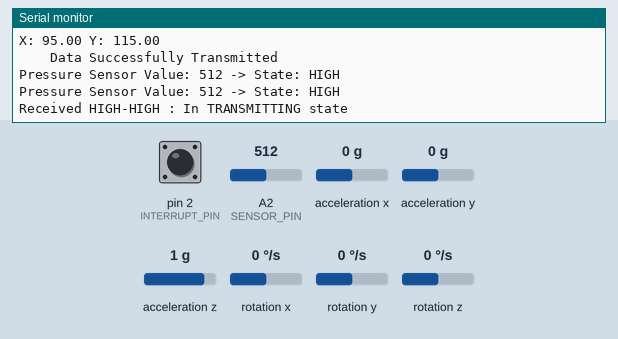
Simulated run of this sketch. Board: Arduino Uno, built with avr-gcc and run on an emulated ATmega328P. Shown: the last lines printed to the serial monitor. Inputs (shaded band) come from the test bench; at power-on: A2 (SENSOR_PIN) = 512, pin 2 (INTERRUPT_PIN) LOW, acceleration x 0 g, acceleration y 0 g, acceleration z 1 g, rotation x 0 °/s, rotation y 0 °/s, rotation z 0 °/s. The sensor or clock chip raises its interrupt line as the real part does; no radio packets arrive unless stated.

Above: at 1.7 s.
1.8 s: A2 (SENSOR_PIN) set to 307
At 2.5 s:
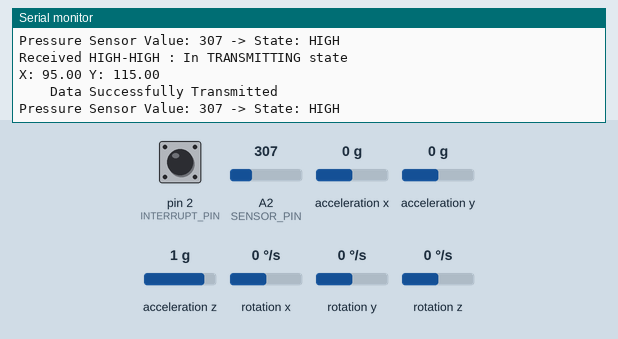
3.3 s: A2 (SENSOR_PIN) set to 286
At 4.4 s:
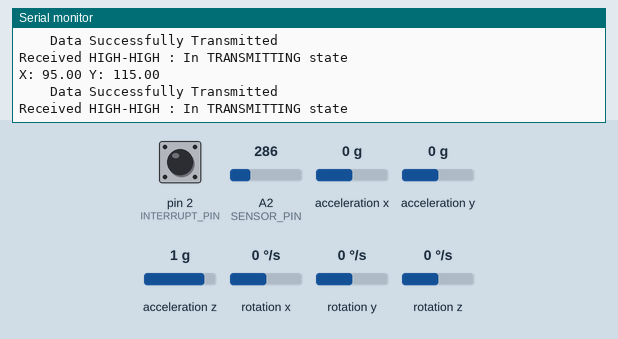
6.3 s: A2 (SENSOR_PIN) set to 56
9.3 s: A2 (SENSOR_PIN) set to 47
At 10.2 s:
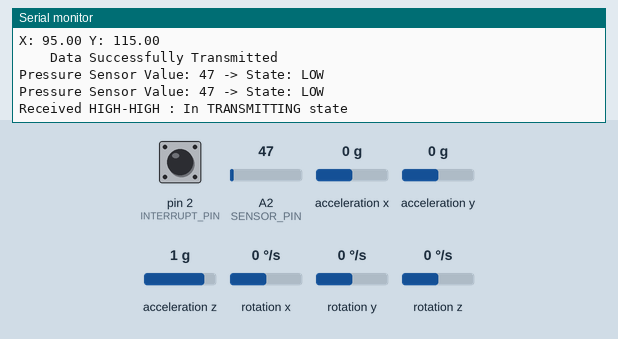

Measured:
- the behaviour switches between 301 and 300 on A2 (SENSOR_PIN) (found by bisection; images 1 and 2)
- after the input at 1.8 s, the serial monitor: prints a new line at once (image 1)
- after the input at 9.3 s, the serial monitor: prints a new line at once (image 3)

The sketch:

RTGC_2.ino
```cpp
#include "I2Cdev.h"
#include "MPU6050_6Axis_MotionApps20.h"
#include <Kalman.h> // Kalman Filter Library
#include <Wire.h>
#include <SPI.h>
#include <nRF24L01.h>
#include <RF24.h>

MPU6050 mpu;
Kalman kalmanX; // Kalman instances for angle estimation
Kalman kalmanY;

RF24 radio(9, 10); // CE, CSN
const byte address[6] = "00001";

#define INTERRUPT_PIN 2
#define SENSOR_PIN A2
#define THRESHOLD_HIGH 300 // Adjust based on testing
#define THRESHOLD_LOW 50   // Adjust based on testing

bool dmpReady = false;
uint8_t mpuIntStatus;
uint16_t packetSize;
uint8_t fifoBuffer[64];

Quaternion q;
VectorFloat gravity;
float ypr[3];

double accX, accY, accZ;
double gyroX, gyroY, gyroZ;
double kalAngleX, kalAngleY;
uint32_t timer;

volatile bool mpuInterrupt = false;
void dmpDataReady() {
  mpuInterrupt = true;
}

struct AnglePackage {
  float angleX;
  float angleY;
  uint32_t timestamp; // Timestamp in milliseconds
  bool isLocked;
};


// Pressure sensor variables
unsigned long debounceDelay = 200;
unsigned long timeWindow = 1000; // Adjustable based on user preference
unsigned long lastPressTime = 0;
unsigned long patternStartTime = 0;
unsigned long timeStamps[3] = {0, 0, 0};
int signalCount = 0;
bool waitingForPattern = false;

// State machine states
enum State { IDLE, TRANSMITTING, LOCKED };
State currentState = IDLE;

void setup() {
  Serial.begin(115200);
  Wire.begin();
  mpu.initialize();
  pinMode(INTERRUPT_PIN, INPUT);
  pinMode(SENSOR_PIN, INPUT);
  radio.begin();
  radio.openWritingPipe(address);
  radio.setPALevel(RF24_PA_MIN);
  radio.stopListening();

  if (!mpu.testConnection()) {
    Serial.println(F("MPU6050 connection failed"));
    while (1);
  }

  uint8_t devStatus = mpu.dmpInitialize(); // Declare devStatus as uint8_t
  if (devStatus == 0) {
    mpu.setXGyroOffset(0);
    mpu.setYGyroOffset(0);
    mpu.setZGyroOffset(0);
    mpu.setXAccelOffset(0);
    mpu.setYAccelOffset(0);
    mpu.setZAccelOffset(0);
    mpu.CalibrateAccel(6);
    mpu.CalibrateGyro(6);
    mpu.setDMPEnabled(true);
    attachInterrupt(digitalPinToInterrupt(INTERRUPT_PIN), dmpDataReady, RISING);
    mpuIntStatus = mpu.getIntStatus();
    dmpReady = true;
    packetSize = mpu.dmpGetFIFOPacketSize();
  } else {
    Serial.print(F("DMP Initialization failed (code "));
    Serial.print(devStatus);
    Serial.println(F(")"));
  }

  // Initialize Kalman filter angles
  while (!readRawData());
  timer = micros();
  kalmanX.setAngle(atan2(accY, accZ) * RAD_TO_DEG);
  kalmanY.setAngle(atan(-accX / sqrt(accY * accY + accZ * accZ)) * RAD_TO_DEG);
}

void loop() {
  // Always monitor the pressure sensor in all states
  monitorPressureSensor();

  // Handle current state
  switch (currentState) {
    case IDLE:
      // Remain idle, waiting for a valid pressure pattern
      Serial.println("In Idle State");
      break;
    case TRANSMITTING:
      // Continue transmitting IMU data and monitor pressure sensor
      transmitIMUData();
      monitorPressureSensor(); // Check for state transitions
      break;
    case LOCKED:
      // Send lock message and monitor pressure sensor
      sendOrientationLockMessage();
      monitorPressureSensor(); // Check for state transitions
      break;
  }
}


void monitorPressureSensor() {
  static bool lastState = LOW;
  int sensorValue = analogRead(SENSOR_PIN);
  bool currentStatePressure;

  // Determine HIGH/LOW based on thresholds
  if (sensorValue > THRESHOLD_HIGH) {
    currentStatePressure = HIGH;
  } else if (sensorValue < THRESHOLD_LOW) {
    currentStatePressure = LOW;
  } else {
    return; // Ignore values in the ambiguous range
  }

  // Debug: Print sensor state and value
  Serial.print("Pressure Sensor Value: ");
  Serial.print(sensorValue);
  Serial.print(" -> State: ");
  Serial.println(currentStatePressure ? "HIGH" : "LOW");

  if (currentStatePressure == HIGH && lastState == LOW && millis() - lastPressTime > debounceDelay) {
    // Detected a valid rising edge (HIGH signal)
    lastPressTime = millis();
    Serial.println("Valid HIGH detected");

    if (!waitingForPattern) {
      waitingForPattern = true;
      patternStartTime = millis();
      signalCount = 0; // Reset signal count for the new pattern
      Serial.println("Starting new pattern detection");
    }

    shiftAndStore(millis()); // Update timestamps
    signalCount++;
    Serial.print("Signal count: ");
    Serial.println(signalCount);
  }

  lastState = currentStatePressure;

  // Check if the timeWindow has elapsed and decide the pattern
  if (waitingForPattern && millis() - patternStartTime > timeWindow) {
    if (signalCount == 1) {
      Serial.println("Switching to TRANSMITTING state");
      currentState = TRANSMITTING;
    } else if (signalCount == 2) {
      Serial.println("Switching to IDLE state");
      currentState = IDLE; // Stop transmitting
    } else if (signalCount == 3) {
      Serial.println("Switching to LOCKED state");
      currentState = LOCKED; // Send Orientation Lock
    } else {
      Serial.println("No valid pattern detected, remaining in IDLE");
    }

    // Reset after decision
    resetPattern();
  }
}


void transmitIMUData() {
  Serial.println("Received HIGH-HIGH : In TRANSMITTING state");

  if (!dmpReady) return;

  if (mpu.dmpGetCurrentFIFOPacket(fifoBuffer)) {
    mpu.dmpGetQuaternion(&q, fifoBuffer);
    mpu.dmpGetGravity(&gravity, &q);
    mpu.dmpGetYawPitchRoll(ypr, &q, &gravity);

    double dt = (double)(micros() - timer) / 1000000;
    timer = micros();

    if (readRawData()) {
      float angleY = (115 - (ypr[2] * 180 / M_PI));
      float angleX = ((ypr[1] * 180 / M_PI)+95);

      AnglePackage angles;
      angles.angleX = angleX;
      angles.angleY = angleY;
      angles.timestamp = millis(); // Add timestamp
      angles.isLocked = false; // Mark as regular angle package

      radio.write(&angles, sizeof(angles));
      Serial.print("X: ");
      Serial.print(angles.angleX);
      Serial.print(" Y: ");
      Serial.println(angles.angleY);
      Serial.println("    Data Successfully Transmitted");
    }
  }

  // Allow monitorPressureSensor to detect transitions
  if (currentState != TRANSMITTING) {
    Serial.println("Exiting TRANSMITTING state");
  }
}

void sendOrientationLockMessage() {
  Serial.println("In LOCKED state");

  // Gather a single set of angles
  if (mpu.dmpGetCurrentFIFOPacket(fifoBuffer)) {
    mpu.dmpGetQuaternion(&q, fifoBuffer);
    mpu.dmpGetGravity(&gravity, &q);
    mpu.dmpGetYawPitchRoll(ypr, &q, &gravity);

    float angleX = (105 - (ypr[2] * 180 / M_PI));
    float angleY = (83 - (ypr[1] * 180 / M_PI));

    // Create a lock angle package
    AnglePackage lockAngles;
    lockAngles.angleX = angleX;
    lockAngles.angleY = angleY;
    lockAngles.isLocked = true; // Mark as a lock angle package

    // Send the lock angle package wirelessly
    radio.write(&lockAngles, sizeof(lockAngles));
    Serial.print("Sent Lock Angles -> X: ");
    Serial.print(lockAngles.angleX);
    Serial.print(" Y: ");
    Serial.println(lockAngles.angleY);
  }

  currentState = IDLE; // Return to idle state after sending
}

void shiftAndStore(unsigned long currentTime) {
  for (int i = 2; i > 0; i--) {
    timeStamps[i] = timeStamps[i - 1];
  }
  timeStamps[0] = currentTime;
}

void resetPattern() {
  signalCount = 0;
  waitingForPattern = false;
  for (int i = 0; i < 3; i++) {
    timeStamps[i] = 0;
  }
}

bool readRawData() {
  int16_t rawAccX, rawAccY, rawAccZ;
  int16_t rawGyroX, rawGyroY, rawGyroZ;
  mpu.getMotion6(&rawAccX, &rawAccY, &rawAccZ, &rawGyroX, &rawGyroY, &rawGyroZ);

  accX = rawAccX / 16384.0;
  accY = rawAccY / 16384.0;
  accZ = rawAccZ / 16384.0;
  gyroX = rawGyroX / 131.0;
  gyroY = rawGyroY / 131.0;
  gyroZ = rawGyroZ / 131.0;

  return true;
}
```
